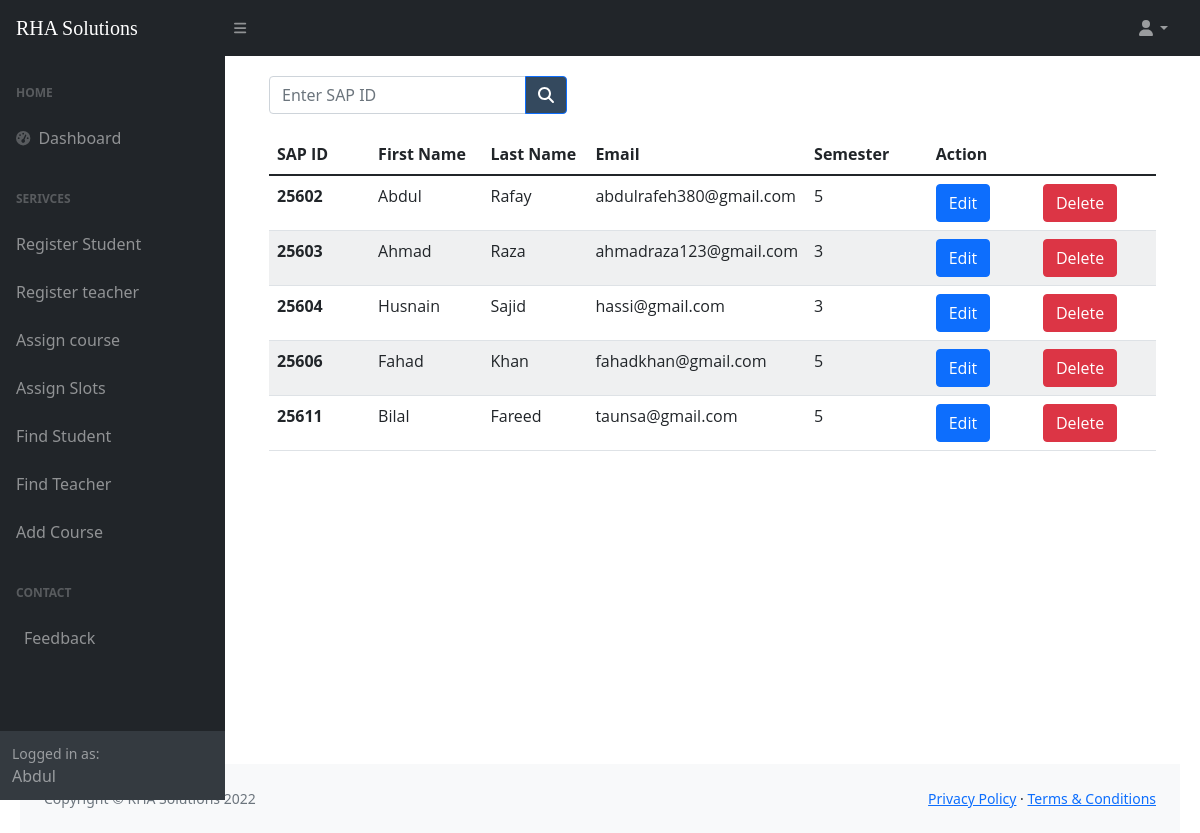
Screenshot of /student_list.php (signed in) with the database file from the repository.
### tables this page shows
CREATE TABLE `std` (
  `fname` varchar(100) NOT NULL,
  `lname` varchar(100) NOT NULL,
  `sap_id` int(10) NOT NULL,
  `semester` varchar(5) NOT NULL,
  `email` varchar(100) NOT NULL
);

### student_list.php (the view, shortened to what this page needs)
<?php include 'connection.php';
if($_SESSION["fname"]) {
?>
<!DOCTYPE html>
<html lang="en">
<head>
    <link href="https://cdn.jsdelivr.net/npm/simple-datatables@latest/dist/style.css" rel="stylesheet" />
    <link href="css/styles.css" rel="stylesheet" />
</head>
<body class="sb-nav-fixed">
<?php include ('header.php'); ?>
        <div id="layoutSidenav_content">
            <main>
                <div class="container-fluid px-4">
                    <form action="search.php" method="GET" class="d-none d-md-inline-block form-inline ms-auto me-0 me-md-3 my-2 my-md-0">
                        <div style="margin-bottom: 20px;" class="input-group">
                            <input class="form-control" name="search" value="" type="number" placeholder="Enter SAP ID" />
                            <button class="btn btn-primary" id="std-search" type="submit" style="background-color:#34495e"> <i class="fas fa-search" ></i></button>
                        </div>
                    </form>
                    <table class="table">
                        <thead class="thead-dark">
                            <tr>
                                <th scope="col">SAP ID</th>
                                <th scope="col">First Name</th>
                                <th scope="col">Last Name</th>
                                <th scope="col">Email</th>
                                <th scope="col">Semester</th>
                                <th scope="col" colspan="2">Action</th>
                            </tr>
                        </thead>
                        <tbody>
                            <?php
                            $query = "SELECT * FROM  std";
                            $data = mysqli_query($conn, $query);
                            $res = mysqli_num_rows($data);
                            if ($res) {
                                while ($row = mysqli_fetch_array($data)) {
                            ?>
                                    <tr>
                                        <th scope="row"><?php echo $row['sap_id']; ?></th>
                                        <td><?php echo $row['fname']; ?></td>
                                        <td><?php echo $row['lname']; ?></td>
                                        <td><?php echo $row['email']; ?></td>
                                        <td><?php echo $row['semester']; ?></td>
                                        <td> <button type="button" class="btn btn-primary"><a style="color: white; text-decoration: none;" href="edit_student.php?sap_id=<?php echo $row['sap_id']; ?>">Edit</a></button></td>
                                        <td> <button type="button" class="btn btn-danger"> <a style="color: white; text-decoration: none;" onclick="return confirm('Are you sure, you want to delete?')" href="delete_student.php?sap_id=<?php echo $row['sap_id']; ?>">Delete</a></td>
                                    </tr>
                                <?php
                                }
                            } else {
                                ?>
                                <tr>
                                    <td>No Data Found</td>
                                </tr>
                            <?php
                            }
                            ?>
                        </tbody>
                    </table>
                </div>
        </div>
    </div>
    <footer class="py-4 bg-light mt-auto">
        <div class="container-fluid px-4">
            <div class="d-flex align-items-center justify-content-between small">
                <div class="text-muted">Copyright &copy; RHA Solutions 2022</div>
                <div>
                    <a href="#">Privacy Policy</a>
                    &middot;
                    <a href="#">Terms &amp; Conditions</a>
                </div>
            </div>
        </div>
    </footer>
    <?php
}
else {
    include ('login.php');
}
 ?>
</body>
</html>

### rows the page displays
std: sap_id "25602", fname "Abdul", lname "Rafay", email "abdulrafeh380@gmail.com", semester "5"
std: sap_id "25603", fname "Ahmad", lname "Raza", email "ahmadraza123@gmail.com", semester "3"
std: sap_id "25604", fname "Husnain", lname "Sajid", email "hassi@gmail.com", semester "3"
std: sap_id "25606", fname "Fahad", lname "Khan", email "fahadkhan@gmail.com", semester "5"
std: sap_id "25611", fname "Bilal", lname "Fareed", email "taunsa@gmail.com", semester "5"

### other values shown
$_SESSION["fname"] "Abdul"
